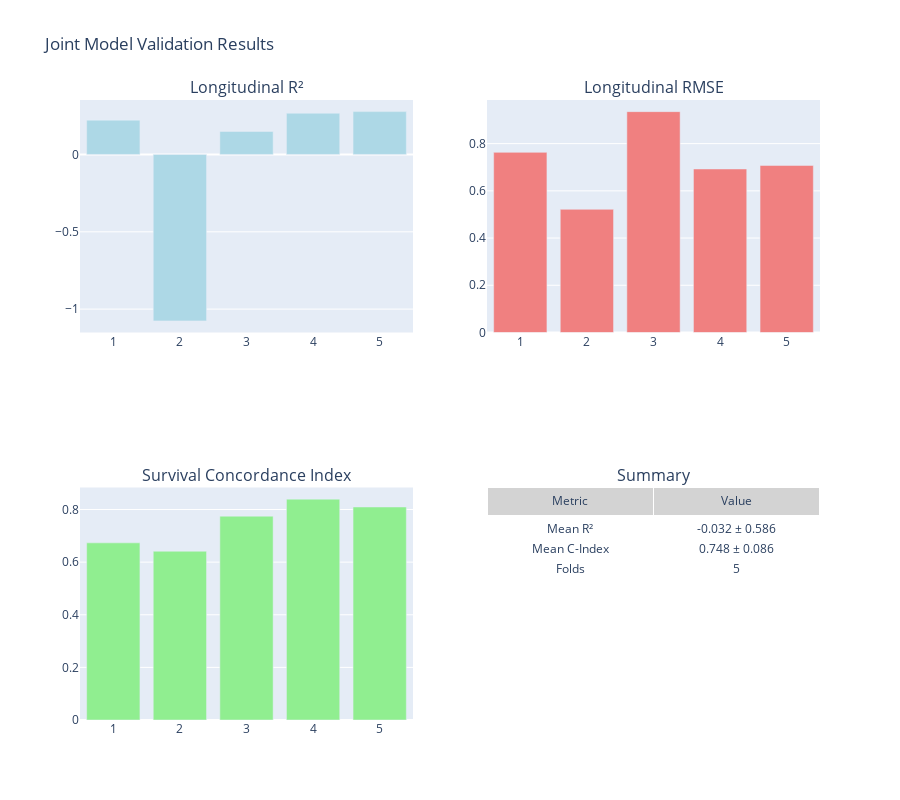

The notebook cell saved with this chart:
### Code cell
if hasattr(pipeline.validator, 'validation_results') and pipeline.validator.validation_results:
    # Plot validation metrics across folds
    pipeline.validator.plot_validation_metrics()
else:
    print("   Note: Validation plots not available - run validation first")

### Figure 1 — Plotly figure (JSON) as saved in the notebook; plotly's stock layout.template omitted (floating-point values rounded to 4 significant figures)
{"data": [{"marker": {"color": "lightblue"}, "name": "R²", "type": "bar", "x": [1, 2, 3, 4, 5], "xaxis": "x", "y": [0.222, -1.076, 0.1488, 0.2665, 0.277], "yaxis": "y"}, {"marker": {"color": "lightcoral"}, "name": "RMSE", "type": "bar", "x": [1, 2, 3, 4, 5], "xaxis": "x2", "y": [0.763, 0.5218, 0.9355, 0.6926, 0.7075], "yaxis": "y2"}, {"marker": {"color": "lightgreen"}, "name": "C-Index", "type": "bar", "x": [1, 2, 3, 4, 5], "xaxis": "x3", "y": [0.6733, 0.6415, 0.7748, 0.8395, 0.8097], "yaxis": "y3"}, {"cells": {"fill": {"color": "white"}, "values": [["Mean R²", "Mean C-Index", "Folds"], ["-0.032 ± 0.586", "0.748 ± 0.086", "5"]]}, "domain": {"x": [0.55, 1], "y": [0, 0.375]}, "header": {"fill": {"color": "lightgray"}, "values": ["Metric", "Value"]}, "type": "table"}], "layout": {"annotations": [{"font": {"size": 16}, "showarrow": false, "text": "Longitudinal R²", "x": 0.225, "xanchor": "center", "xref": "paper", "y": 1, "yanchor": "bottom", "yref": "paper"}, {"font": {"size": 16}, "showarrow": false, "text": "Longitudinal RMSE", "x": 0.775, "xanchor": "center", "xref": "paper", "y": 1, "yanchor": "bottom", "yref": "paper"}, {"font": {"size": 16}, "showarrow": false, "text": "Survival Concordance Index", "x": 0.225, "xanchor": "center", "xref": "paper", "y": 0.375, "yanchor": "bottom", "yref": "paper"}, {"font": {"size": 16}, "showarrow": false, "text": "Summary", "x": 0.775, "xanchor": "center", "xref": "paper", "y": 0.375, "yanchor": "bottom", "yref": "paper"}], "height": 800, "showlegend": false, "title": {"text": "Joint Model Validation Results"}, "xaxis": {"anchor": "y", "domain": [0, 0.45]}, "xaxis2": {"anchor": "y2", "domain": [0.55, 1]}, "xaxis3": {"anchor": "y3", "domain": [0, 0.45]}, "yaxis": {"anchor": "x", "domain": [0.625, 1]}, "yaxis2": {"anchor": "x2", "domain": [0.625, 1]}, "yaxis3": {"anchor": "x3", "domain": [0, 0.375]}}}
